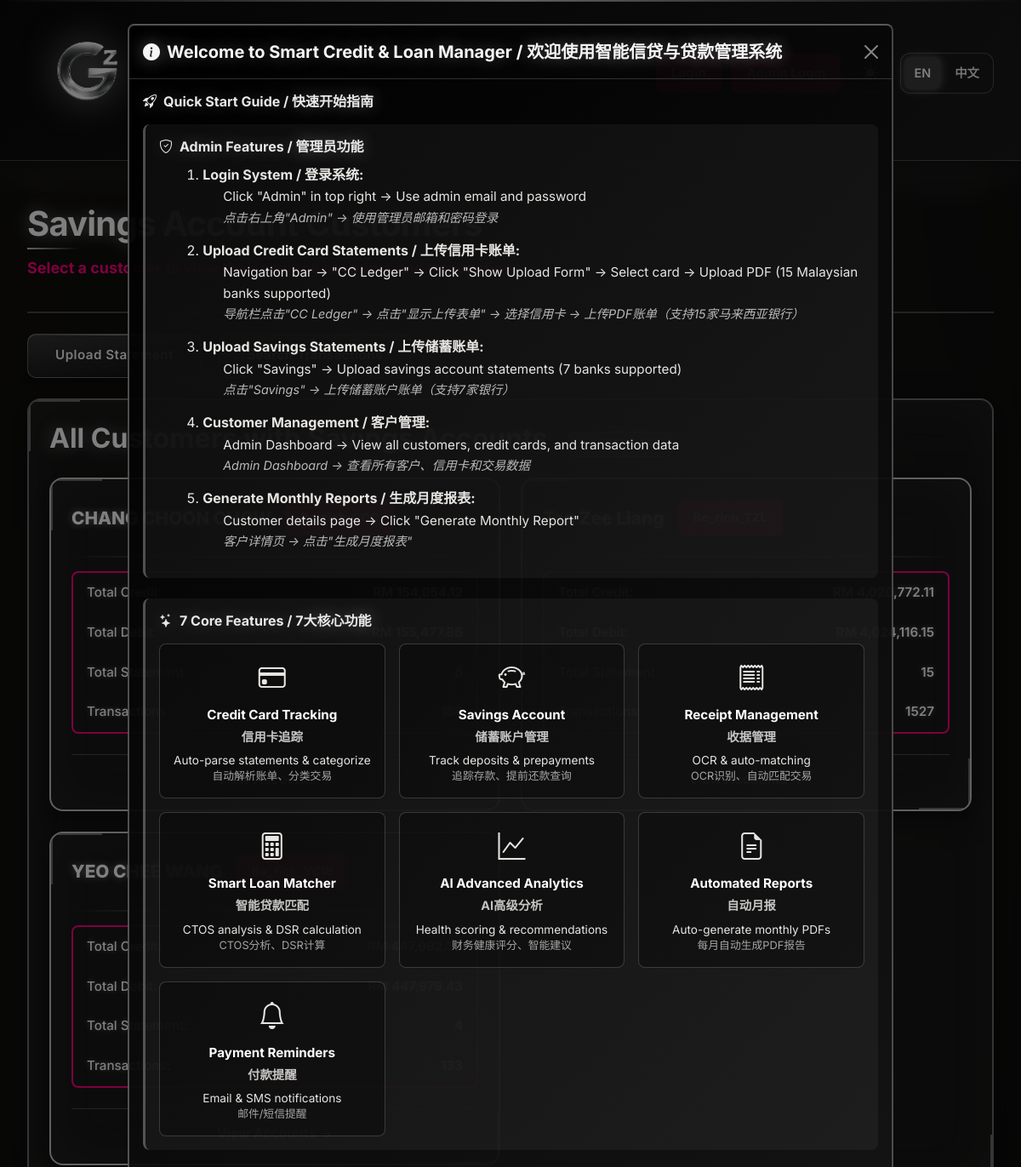
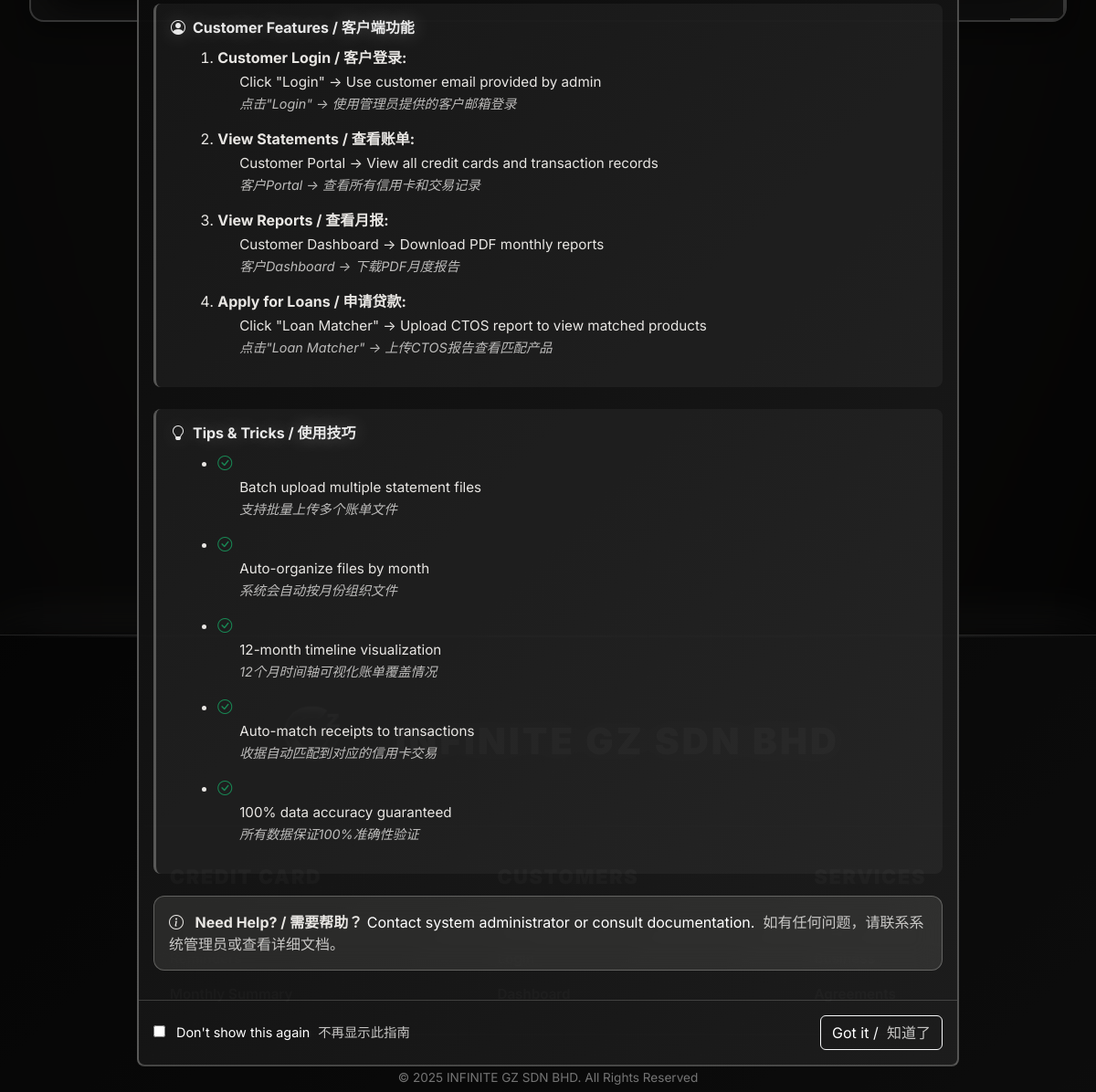
/savings/customers, run on the app's committed database (2 pictures, top to bottom).
### tables this page shows
CREATE TABLE customers (
            id INTEGER PRIMARY KEY AUTOINCREMENT,
            name TEXT NOT NULL,
            email TEXT UNIQUE NOT NULL,
            phone TEXT,
            monthly_income REAL DEFAULT 0,
            created_at TIMESTAMP DEFAULT CURRENT_TIMESTAMP
        , user_id INTEGER, customer_code TEXT);

### app.py (the view)
@app.route('/savings/customers')
def savings_customers():
    with get_db() as conn:
        cursor = conn.cursor()
        cursor.execute('''
            SELECT DISTINCT
                c.id,
                c.name,
                c.customer_code,
                COUNT(DISTINCT sa.id) as account_count,
                COUNT(DISTINCT ss.id) as statement_count,
                COUNT(st.id) as total_transactions,
                SUM(CASE WHEN st.transaction_type = 'debit' THEN st.amount ELSE 0 END) as total_debit,
                SUM(CASE WHEN st.transaction_type = 'credit' THEN st.amount ELSE 0 END) as total_credit
            FROM customers c
            JOIN savings_accounts sa ON c.id = sa.customer_id
            LEFT JOIN savings_statements ss ON sa.id = ss.savings_account_id
            LEFT JOIN savings_transactions st ON ss.id = st.savings_statement_id
            GROUP BY c.id, c.name, c.customer_code
            ORDER BY c.name
        ''')
        customers = [dict(row) for row in cursor.fetchall()]
    return render_template('savings/customers.html', customers=customers)

### templates/savings/customers.html (shortened to what this page needs)
{% extends "base.html" %}
{% block content %}
<div class="fade-in">
    <div class="section-header mb-4">
        <h1 class="section-title">{{ t('savings_customers') }}</h1>
        <p class="section-subtitle" style="color: #FF007F; font-weight: 700;">{{ t('select_customer_view_accounts') }}</p>
    </div>
    <div class="mb-4">
        <a href="{{ url_for('upload_savings_statement') }}" class="btn-professional">
            {{ t('upload_statement_btn') }}
        </a>
        <a href="{{ url_for('savings_search') }}" class="btn-professional-outline ms-3">
            {{ t('search_transactions') }}
        </a>
    </div>
    {% if customers %}
    <div class="professional-card mb-4">
        <h3 style="color: var(--text-primary); margin-bottom: 1.5rem;">
            {{ t('all_customers_with_savings') }}
            <span class="badge-professional badge-info-pro ms-3">{{ customers|length }} CUSTOMERS</span>
        </h3>
        <div class="row g-4">
            {% for customer in customers %}
            <div class="col-md-6 col-lg-6">
                <a href="{{ url_for('savings_accounts', customer_id=customer.id) }}" style="text-decoration: none;">
                    <div class="professional-card hover-lift" style="
                        height: 100%;
                        border: 2px solid #C0C0C0;
                        padding: 1.5rem;
                    ">
                        <div style="display: flex; align-items: center; gap: 1rem; margin-bottom: 1.5rem;">
                            <h3 style="
                                color: #FFFFFF;
                                text-shadow: 0 0 8px rgba(255, 255, 255, 0.4);
                                margin: 0;
                                font-size: 1.3rem;
                                font-weight: 800;
                                white-space: nowrap;
                            ">
                                {{ customer.name }}
                            </h3>
                            <span style="
                                background: linear-gradient(135deg, #FF007F 0%, #E6007A 100%);
                                color: #FFFFFF;
                                padding: 0.5rem 1rem;
                                border-radius: 8px;
                                border: 2px solid #FF007F;
                                font-weight: 800;
                                font-size: 0.9rem;
                                text-shadow: 0 1px 2px rgba(0, 0, 0, 0.3);
                                box-shadow: 0 0 15px rgba(255, 0, 127, 0.4);
                                white-space: nowrap;
                            ">
                                {{ customer.customer_code or customer.name }}
                            </span>
                        </div>
                        <div class="divider-professional mb-3"></div>
                        <table style="
                            width: 100%;
                            border: 2px solid #FF007F;
                            border-collapse: separate;
                            border-spacing: 0;
                            border-radius: 8px;
                            overflow: hidden;
                            margin-bottom: 1.5rem;
                        ">
                            <tbody>
                                <tr style="border-bottom: 1px solid rgba(255, 0, 127, 0.3);">
                                    <td style="
                                        padding: 0.75rem 1rem;
                                        color: #FFFFFF;
                                        text-shadow: 0 0 6px rgba(255, 255, 255, 0.3);
                                        font-size: 0.95rem;
                                        font-weight: 500;
                                    ">Total Credit:</td>
                                    <td style="
                                        padding: 0.75rem 1rem;
                                        color: #FFFFFF;
                                        text-shadow: 0 0 6px rgba(255, 255, 255, 0.3);
                                        font-size: 0.95rem;
                                        font-weight: 600;
                                        text-align: right;
                                    ">RM {{ "{:,.2f}".format(customer.total_credit or 0) }}</td>
                                </tr>
                                <tr style="border-bottom: 1px solid rgba(255, 0, 127, 0.3);">
                                    <td style="
                                        padding: 0.75rem 1rem;
                                        color: #FFFFFF;
                                        text-shadow: 0 0 6px rgba(255, 255, 255, 0.3);
                                        font-size: 0.95rem;
                                        font-weight: 500;
                                    ">Total Debit:</td>
                                    <td style="
                                        padding: 0.75rem 1rem;
                                        color: #FFFFFF;
                                        text-shadow: 0 0 6px rgba(255, 255, 255, 0.3);
                                        font-size: 0.95rem;
                                        font-weight: 600;
                                        text-align: right;
                                    ">RM {{ "{:,.2f}".format(customer.total_debit or 0) }}</td>
                                </tr>
                                <tr style="border-bottom: 1px solid rgba(255, 0, 127, 0.3);">
                                    <td style="
                                        padding: 0.75rem 1rem;
                                        color: #FFFFFF;
                                        text-shadow: 0 0 6px rgba(255, 255, 255, 0.3);
                                        font-size: 0.95rem;
                                        font-weight: 500;
                                    ">Total Statement:</td>
                                    <td style="
                                        padding: 0.75rem 1rem;
                                        color: #FFFFFF;
                                        text-shadow: 0 0 6px rgba(255, 255, 255, 0.3);
                                        font-size: 0.95rem;
                                        font-weight: 600;
                                        text-align: right;
                                    ">{{ customer.statement_count or 0 }}</td>
                                </tr>
                                <tr>
                                    <td style="
                                        padding: 0.75rem 1rem;
                                        color: #FFFFFF;
                                        text-shadow: 0 0 6px rgba(255, 255, 255, 0.3);
                                        font-size: 0.95rem;
                                        font-weight: 500;
                                    ">Transactions:</td>
                                    <td style="
                                        padding: 0.75rem 1rem;
                                        color: #FFFFFF;
                                        text-shadow: 0 0 6px rgba(255, 255, 255, 0.3);
                                        font-size: 0.95rem;
                                        font-weight: 600;
                                        text-align: right;
                                    ">{{ customer.total_transactions or 0 }}</td>
                                </tr>
                            </tbody>
                        </table>
                        <div class="text-center pt-3" style="border-top: 1px solid rgba(192, 192, 192, 0.3);">
                            <span style="
                                color: #E8E8E8;
                                text-shadow: 0 0 8px rgba(255, 255, 255, 0.4);
                                font-weight: 600;
                                font-size: 1rem;
                            ">
                                {{ t('view_accounts') }} →
                            </span>
                        </div>
                    </div>
                </a>
            </div>
            {% endfor %}
        </div>
    </div>
    {% endif %}
</div>
{% endblock %}

### data on the page
customers: name "CHANG CHOON CHOW", customer_code "Be_rich_CCC", total_transactions "188", t "View Accounts"
customers: name "Tan Zee Liang", total_credit "4,020,772.11", total_debit "4,024,116.15", statement_count "15", total_transactions "1527", t "View Accounts"
customers: name "YEO CHEE WANG", customer_code "Be_rich_YCW", total_credit "447,992.39"

### other printed values
{{ t('savings_customers') }} "Savings Account Customers"
{{ t('select_customer_view_accounts') }} "Select a customer to view their savings accounts and transactions"
{{ t('upload_statement_btn') }} "Upload Statement"
{{ t('search_transactions') }} "Search Transactions"
{{ t('all_customers_with_savings') }} "All Customers with Savings Accounts"
{{ customers|length }} "3"
{{ t('footer_upload') }} "Upload"
{{ t('nav_reminders') }} "Reminders"
{{ t('register') }} "Register"
{{ t('footer_loans') }} "Loans"
{{ t('all_rights_reserved') }} "All Rights Reserved"
